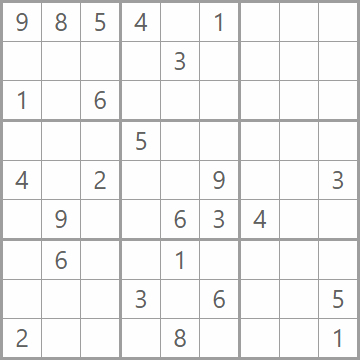
#> input picture Backend/images/sudoku1.png, 360 x 360 px
$ python -i cnnSample.py   (imports and definitions only)
#> lines starting #> are read from the running program, lines starting #| are printed output that depends on the picture; after the words box and inside, x2 and y2 are one past the last pixel; in counts of white or black regions, pixels touching at a corner belong together
import cv2
import numpy as np
import pandas as pd
from sklearn.model_selection import train_test_split
import matplotlib.pyplot as plt

# Load data
# [1 line that did not run here, left out]
# [1 line that did not run here, left out]
# [1 line that did not run here, left out]

# Reshape and normalize the input data
# [1 line that did not run here, left out]

# One-hot encode the labels (for neural network training)
# [1 line that did not run here, left out]

# Split data into training and testing sets
# [1 line that did not run here, left out]

# K-Nearest Neighbors training
# [1 line that did not run here, left out]
# [1 line that did not run here, left out]

knn = cv2.ml.KNearest_create()
# [1 line not run here, left out]

# Testing part with a sample image
def knn_predict_image(img_path):
#> called with img_path = 'images/sudoku1.png'
    im = cv2.imread(img_path)
#> im is the input picture: shape (360, 360, 3); mean B, G, R 242.5, 242.5, 242.5
    out = np.zeros(im.shape, np.uint8)
    gray = cv2.cvtColor(im, cv2.COLOR_BGR2GRAY)
    thresh = cv2.adaptiveThreshold(gray, 255, cv2.ADAPTIVE_THRESH_GAUSSIAN_C, cv2.THRESH_BINARY, 11, 2)
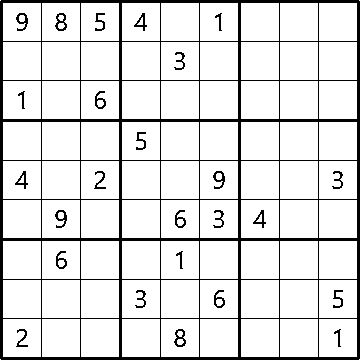
#> thresh: shape (360, 360); 88.7% white; 26 black regions

    contours, _ = cv2.findContours(thresh, cv2.RETR_LIST, cv2.CHAIN_APPROX_SIMPLE)
#> contours = 124 contours, 9 with area under 20; largest, box (x1, y1, x2, y2) and area: (319, 319, 357, 357) 1369, (280, 319, 318, 357) 1369, (241, 319, 279, 357) 1369, (200, 319, 238, 357) 1369, (161, 319, 199, 357) 1369
    for cnt in contours:
        if cv2.contourArea(cnt) > 50:
            [x, y, w, h] = cv2.boundingRect(cnt)
            if h > 28:
                cv2.rectangle(im, (x, y), (x + w, y + h), (0, 255, 0), 2)
                roi = thresh[y:y + h, x:x + w]
                roismall = cv2.resize(roi, (28, 28))
                roismall = roismall.reshape((1, 784))
                roismall = np.float32(roismall)
                retval, results, neigh_resp, dists = knn.findNearest(roismall, k=1)
                string = str(int((results[0][0])))
                cv2.putText(out, string, (x, y + h), 0, 1, (0, 255, 0))
#> this loop made 8 passes
#> (cnt, x, y, w, h) on pass 8: ([[319, 319], [319, 356], [356, 356], [356, 319]], 319, 319, 38, 38)
#> (x, y, w, h) on passes 5 to 7: (333, 328, 9, 20), (173, 328, 14, 20), (15, 328, 14, 20)
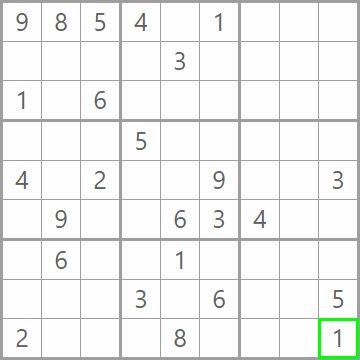
#> im: shape (360, 360, 3); 0.35% of pixels changed, all inside (x1, y1, x2, y2) = (318, 318, 359, 359)
#> out: shape (360, 360, 3); every value is 0
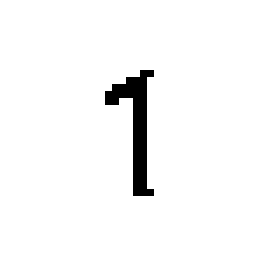
#> roi: shape (38, 38) (shown 7 times larger); 96.7% white; black in thin lines or dots, all inside (x1, y1, x2, y2) = (15, 10, 22, 28)

    # Display images using matplotlib
    plt.figure(figsize=(10, 5))
    plt.subplot(1, 2, 1)
    plt.title('Input Image')
    plt.imshow(cv2.cvtColor(im, cv2.COLOR_BGR2RGB))
    plt.subplot(1, 2, 2)
    plt.title('Processed Image')
    plt.imshow(out, cmap='gray')
    plt.show()

# [1 line not run here, left out]

#> (the run stopped early here; a loop or call above may not have finished)

$ run again, on Backend/images/sudoku2.png
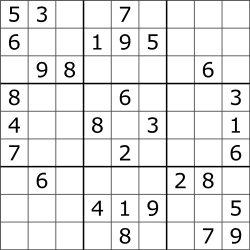
#> input picture Backend/images/sudoku2.png, 250 x 250 px
#> in knn_predict_image, im is the input picture: shape (250, 250, 3); min 0, max 255, mean 231.5
#> in knn_predict_image, `thresh = cv2.adaptiveThreshold(gray, 255, cv2.ADAPTIVE_THRESH_GAUSSIAN..`:
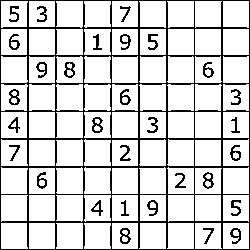
#> thresh: shape (250, 250); 83.8% white; black in thin lines or dots
#> contours = 132 contours, 9 with area under 20; largest, box (x1, y1, x2, y2) and area: (56, 56, 83, 83) 630, (56, 139, 83, 166) 629, (139, 56, 166, 83) 629, (1, 56, 28, 83) 629, (56, 1, 83, 28) 629
#> the loop in knn_predict_image, `for cnt in contours:` made 132 passes
#> (cnt, x, y, w, h) on passes 7, 11, 14, 23, 25, 26: ([[223, 223], [223, 248], [248, 248], [248, 223]], 223, 223, 26, 26), ([[112, 223], [112, 248], [137, 248], [137, 223]], 112, 223, 26, 26), ([[29, 223], [29, 248], [54, 248], [54, 223]], 29, 223, 26, 26), ([[195, 195], [195, 220], [220, 220], [220, 195]], 195, 195, 26, 26), ([[140, 195], [140, 220], [165, 220], [165, 195]], 140, 195, 26, 26), ([[112, 195], [112, 220], [137, 220], [137, 195]], 112, 195, 26, 26)
#> in knn_predict_image, `plt.show()`:
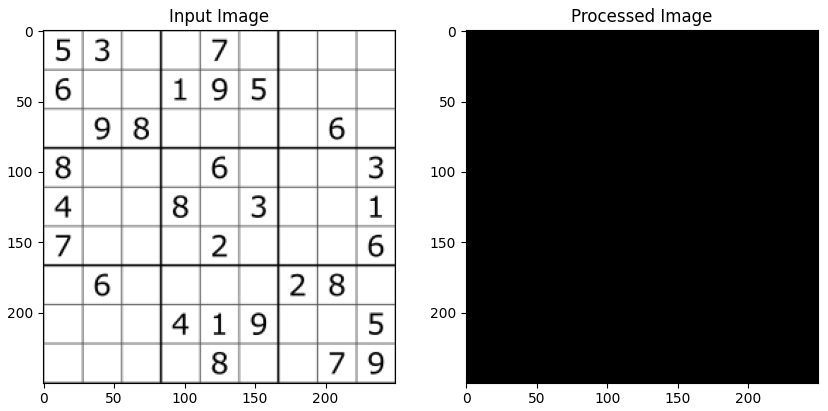
#> figure drawn by matplotlib, 2 panels

$ run again, on Backend/images/sudoku4.png
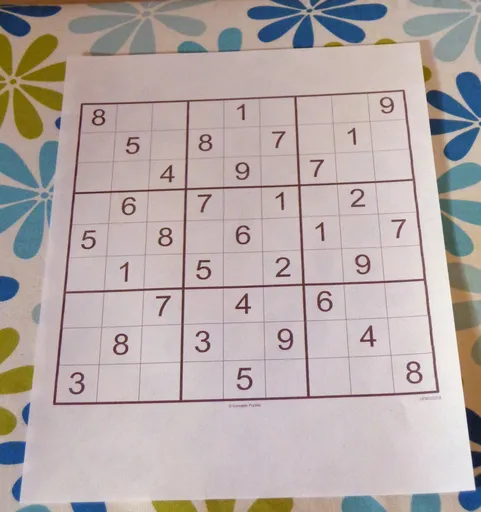
#> input picture Backend/images/sudoku4.png, 481 x 512 px
#> in knn_predict_image, im is the input picture: shape (512, 481, 3); mean B, G, R 167.8, 169.7, 180.9
#> in knn_predict_image, `thresh = cv2.adaptiveThreshold(gray, 255, cv2.ADAPTIVE_THRESH_GAUSSIAN..`:
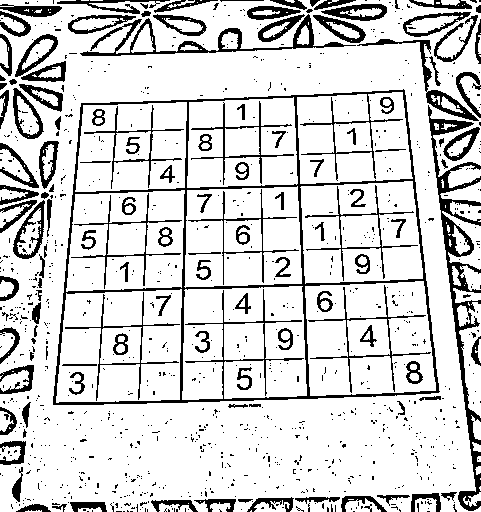
#> thresh: shape (512, 481); 83.1% white; 1013 black regions (885 under 20 px)
#> contours = 1238 contours, 1035 with area under 20; largest, box (x1, y1, x2, y2) and area: (0, 0, 481, 512) 223372, (52, 88, 441, 406) 108416, (305, 281, 436, 396) 13290, (56, 289, 182, 403) 12884, (300, 181, 423, 284) 11073
#> the loop in knn_predict_image, `for cnt in contours:` made 184 passes
#> (x, y, w, h) on passes 23, 44, 55, 68, 74, 79, 80, 82: (78, 507, 24, 5), (159, 503, 34, 9), (210, 502, 21, 10), (254, 500, 36, 12), (237, 498, 17, 6), (415, 498, 22, 14), (345, 498, 36, 14), (294, 496, 47, 9)
#> after the loop in knn_predict_image, `for cnt in contours:`:
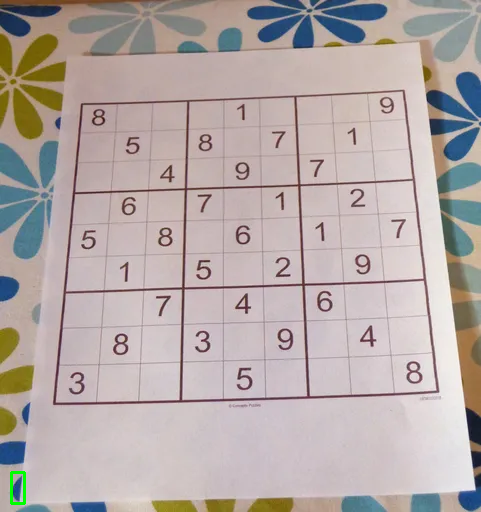
#> im: shape (512, 481, 3); 0.11% of pixels changed, all inside (x1, y1, x2, y2) = (10, 471, 26, 505)

$ run again, on Backend/images/sample.png
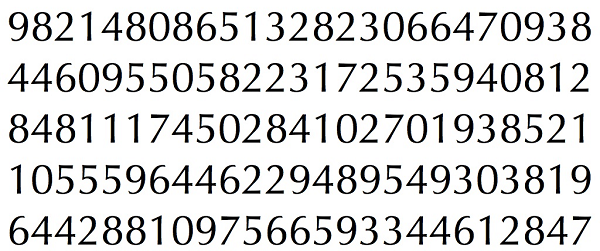
#> input picture Backend/images/sample.png, 600 x 251 px
#> in knn_predict_image, im is the input picture: shape (251, 600, 3); mean B, G, R 217.5, 217.7, 217.6
#> in knn_predict_image, `thresh = cv2.adaptiveThreshold(gray, 255, cv2.ADAPTIVE_THRESH_GAUSSIAN..`:
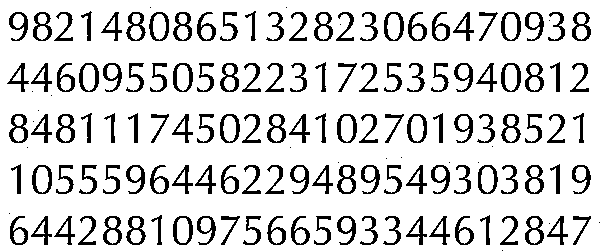
#> thresh: shape (251, 600); 84.5% white; 145 black regions (20 under 20 px)
#> contours = 227 contours, 18 with area under 20; largest, box (x1, y1, x2, y2) and area: (0, 0, 600, 251) 149748, (383, 11, 405, 42) 532, (500, 62, 522, 93) 532, (172, 215, 194, 246) 532, (31, 164, 53, 195) 532
#> the loop in knn_predict_image, `for cnt in contours:` made 20 passes
#> (x, y, w, h) on passes 1, 2, 3, 4, 5, 6, 7, 14: (529, 230, 11, 14), (130, 230, 12, 13), (107, 230, 11, 14), (459, 229, 11, 15), (295, 229, 11, 15), (271, 229, 11, 15), (13, 229, 12, 14), (530, 218, 9, 10)
#> after the loop in knn_predict_image, `for cnt in contours:`:
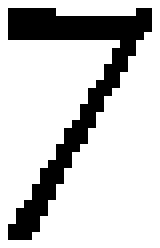
#> roi: shape (31, 20) (shown 8 times larger); 78.7% white; 1 black region, box (x1, y1, x2, y2) and area: (1, 1, 19, 30) 132
